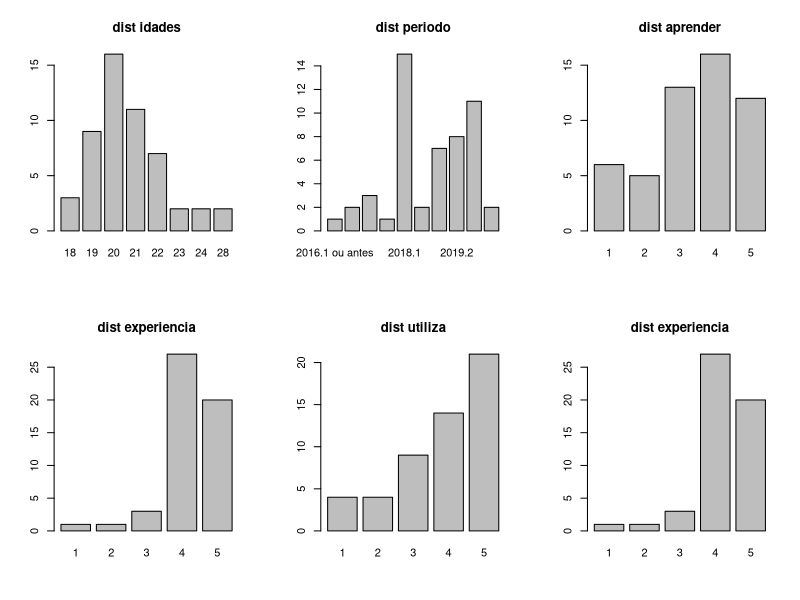
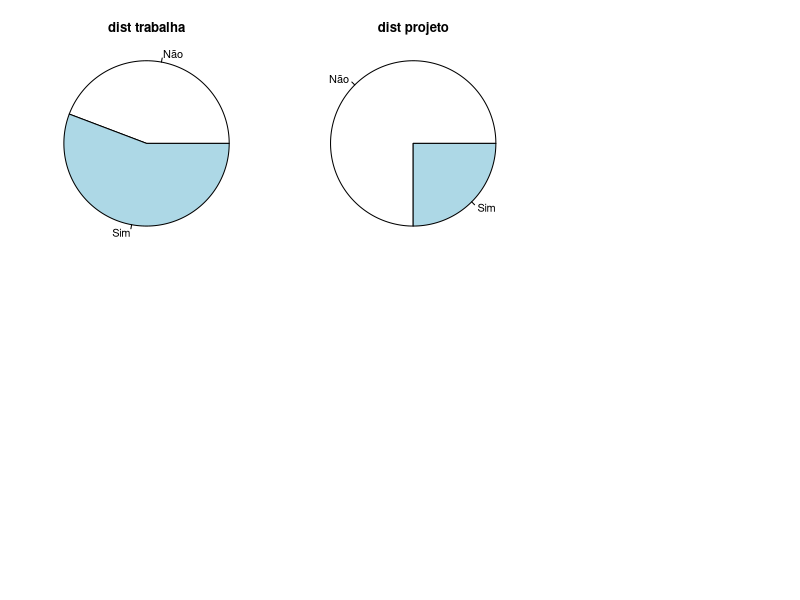

Here is the R script that generated these plots, in order:
# Universidade Federal de Campina Grande
# Aluno: Nathan Fernandes Pedroza
# Disciplina: Metodologia Científica
# Data: 18/08/2021
# Survey a respeito da eficácia da plataforma Stack Oveflow

# Hipótese a ser testada:
# Testar a qualidade e eficiência do Stack Overflow na aprendizagem e solução 
# de problemas para estudantes e profissionais de computação.

library(e1071)
library(utils)
library(skimr)
library(corrplot)

df <- read.csv("./survey.csv")

print("Sumario do Survey:")
summary(df)

print("Mais informações com o pacote skimr:")
skim(df)

print("Agrupando por alunos que trabalham ou não:")
df %>%
  dplyr::group_by(trabalha) %>%
  skim()
print("Com isso, é possível notar que a média da frequencia de utilização das pessoas
      que trabalham é de 4.14, enquanto que os que não estão, é de 3.89")
print("Pessoas que trabalham aprendem mais com o Stack Overflow (3.95) do que
      as que não trabalham (3.58)")

print("Agrupando por alunos que atuam em projetos academicos ou não:")    
df %>%
  dplyr::group_by(projeto) %>%
  skim()
print("Com isso, é possível notar que a média da frequencia de utilização das pessoas
      que estão em projeto é de 4.54, enquanto que os que não estão, é de 3.78")
print("Não é notável uma diferença substancial quanto ao aprendizado dos usuários do
      StOv que estão ou não em projetos")

par(mfrow=c(2,3.5))

barplot(table(df$idades), main = "dist idades")
barplot(table(df$periodo), main = "dist periodo")
barplot(table(df$aprender), main = "dist aprender")
barplot(table(df$experiencia), main = "dist experiencia")
barplot(table(df$utiliza), main = "dist utiliza")
barplot(table(df$experiencia), main = "dist experiencia")

pie(table(df$trabalha), main = "dist trabalha", radius = 1) 
pie(table(df$projeto), main = "dist projeto", radius = 1)

print("Com os gráficos e o summary, é possível notar que a maioria dos alunos no survey
      tem uma boa experiencia (media de 4.12), a plataforma os incentiva a aprender
      (media de 3.78) e a utilizam com uma ótima frequência (média de 4.03)")

# Medida de simetria para verificar se a média dos dados é menor que a mediana:
print("Skewness documentacao:")
skewness(table(df$documentacao))

print("Skewness experiencia:")
skewness(table(df$experiencia))

cor(table(df$aprender), table(df$utiliza), method="pearson")
cor(table(df$niveis), table(df$experiencia), method="pearson")
cor(table(df$aprender), table(df$documentacao), method="pearson")
